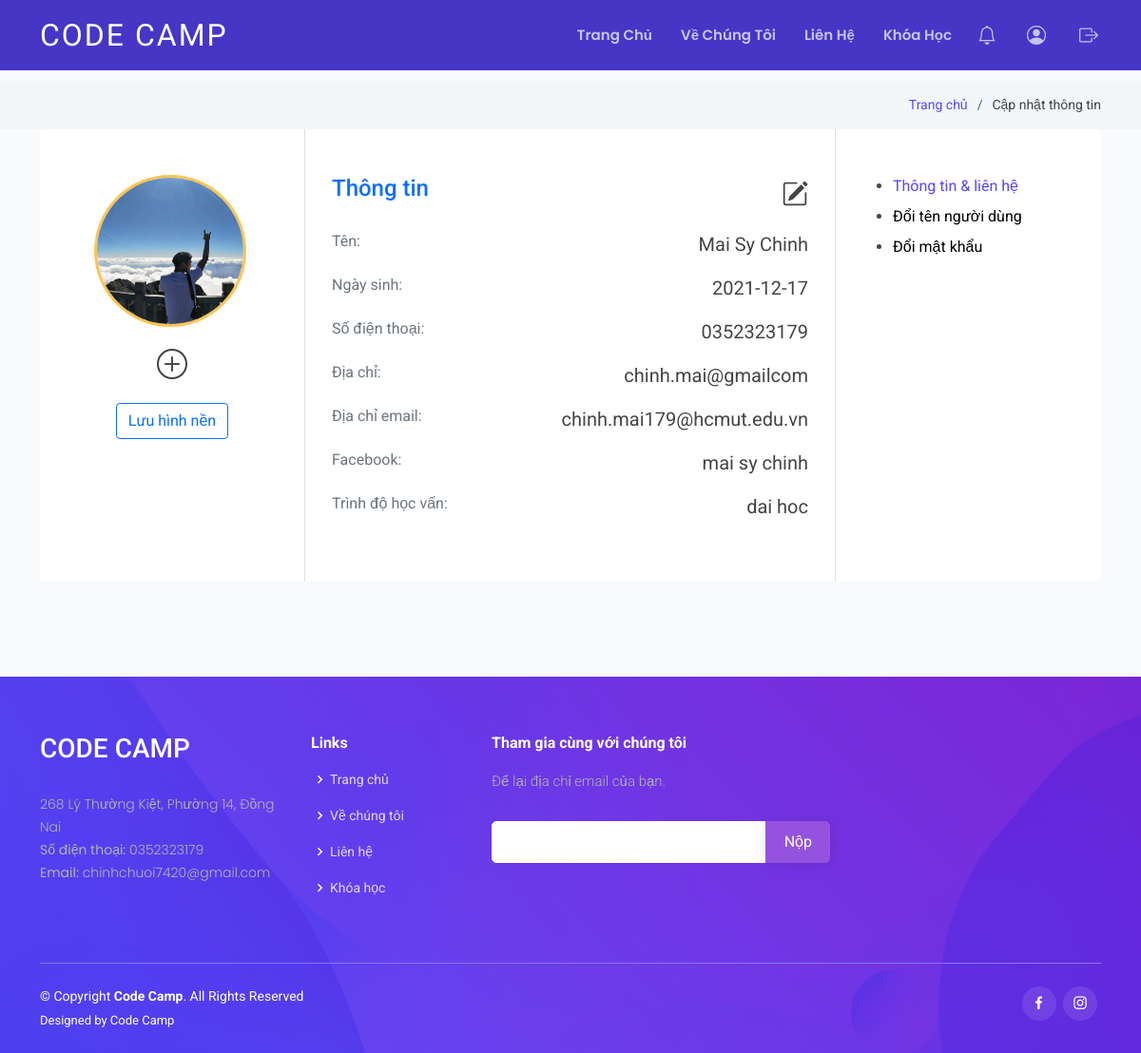
The page /UpdateInfo (signed in) on the database its author committed.
### tables this page shows
CREATE TABLE `infouser` (
  `id` int(11) NOT NULL,
  `userID` int(11) NOT NULL,
  `fullname` varchar(255) NOT NULL,
  `birthday` varchar(255) NOT NULL,
  `phonenumber` varchar(11) NOT NULL,
  `address` text NOT NULL,
  `facebook` varchar(255) NOT NULL,
  `grade` varchar(255) NOT NULL
);

CREATE TABLE `users` (
  `id` int(11) NOT NULL,
  `username` varchar(255) NOT NULL,
  `password` varchar(255) NOT NULL,
  `email` varchar(255) NOT NULL,
  `create_at` timestamp NOT NULL DEFAULT current_timestamp(),
  `token` varchar(255) NOT NULL,
  `tokenExpire` datetime DEFAULT NULL
);

CREATE TABLE `contact` (
  `id` int(11) NOT NULL,
  `address` varchar(255) NOT NULL,
  `email` varchar(255) NOT NULL,
  `phonenumber` varchar(255) NOT NULL
);

### mvc/core/Controller.php (called while the page is built, shortened)
<?php
class Controller{
    public function model($model){
        return new $model;
    }
    public function view($view, $data=[]){
        require_once "./mvc/views/".$view.".php";
    }
}
?>

### mvc/controllers/UpdateInfo.php (called while the page is built, shortened)
<?php
class UpdateInfo extends Controller{
    public $Model;
    public $data=['fullname'=>'','birthday'=>'','phonenumber'=>'','address'=>'','email'=>'','facebook'=>'','grade'=>'','img'=>''];
    public $username;
    public function __construct(){
        $this->Model = $this->model("updateInfoModel");
        $this->data['img']= BASEPATH ."public/assets/img/upload/placeholder.png";
    }
    function SayHi(){
        if(isset($_SESSION['username'])){
          $this->username = $_SESSION['username'];
          $this->Model->getInfo($_SESSION['userID']);
          if($row = mysqli_fetch_assoc($this->Model->result)){
            $this->data['fullname']=$row['fullname'];
            $this->data['birthday']=$row['birthday'];
            $this->data['phonenumber']=$row['phonenumber'];
            $this->data['address']=$row['address'];
            $this->data['email']=$row['email'];
            $this->data['facebook']=$row['facebook'];
            $this->data['grade']=$row['grade'];
          }
          $this->Model->getImage($_SESSION['userID']);
          if($row = mysqli_fetch_assoc($this->Model->result)){
            $this->data['img']= BASEPATH."public/assets/img/upload/".$row['image'];
          }
        }
        $this->view("header_footer", [
            "Page"=>"updateinfo",
            "isHome"=>false,
            "username"=>$this->username,
            "fullname"=>$this->data['fullname'],
            "birthday"=>$this->data['birthday'],
            "phonenumber"=>$this->data['phonenumber'],
            "address"=>$this->data['address'],
            "email"=>$this->data['email'],
            "facebook"=>$this->data['facebook'],
            "grade"=>$this->data['grade'],
            "img"=>$this->data['img']
        ]);
    }
}
?>

### mvc/core/App.php (called while the page is built, shortened)
<?php
class App{
    protected $action="SayHi";
    function __construct(){
        $arr=$this->UrlProcess();
        if( file_exists("./mvc/controllers/".$arr[0].".php") ){
            $this->controller = $arr[0];
            unset($arr[0]);
        }
        $this->controller = new $this->controller;
        $this->params = $arr?array_values($arr):[];
        call_user_func_array([$this->controller, $this->action], $this->params );
    }
    function UrlProcess(){
        if( isset($_GET["url"]) ){
            return explode("/", filter_var(trim($_GET["url"], "/")));
        }
    }
}
?>

### index.php (called while the page is built, shortened)
<?php
$myApp = new App();
?>

### mvc/core/DB.php (called while the page is built, shortened)
<?php
class DB{
    public $serverName="localhost";
    public $userName="root";
    public $dbPassword="";
    public $dbname="assignmentuser";
    function __construct(){
        $this->conn=mysqli_connect($this->serverName,$this->userName,$this->dbPassword,$this->dbname);
    }
}
?>

### mvc/models/updateInfoModel.php (called while the page is built, shortened)
<?php
    class updateInfoModel extends DB{
        public function getInfo($userID){
            $sql="SELECT infouser.fullname,infouser.birthday,infouser.phonenumber,infouser.address,users.email,infouser.facebook,infouser.grade FROM infouser INNER JOIN users ON infouser.userID = users.id WHERE infouser.userID=?";
            $stmt = mysqli_stmt_init($this->conn);
            if(!mysqli_stmt_prepare($stmt,$sql)){
                return false;
            }
            else{
                mysqli_stmt_bind_param($stmt,"s",$userID);
                mysqli_stmt_execute($stmt);
                $this->result= mysqli_stmt_get_result($stmt);
                return true;
            }
        }
    }
?>

### mvc/views/pages/updateinfo.php (the view, shortened to what this page needs)
<main id="main">
<section class="breadcrumbs">
    <div class="container">
        <div class="d-flex justify-content-between align-items-center">
            <ol>
                <li><a href="index.html">Trang chủ</a></li>
                <li>Cập nhật thông tin</li>
            </ol>
        </div>
    </div>
</section>
<section class="pt-0">
    <div class="container">
        <div class="container rounded bg-white">
            <div class="row">
                <div class="col-md-3 border-right">
                    <div class="d-flex flex-column align-items-center text-center p-3 py-5">
                            <div id="dropZone" class="">
                              <form action="<?php echo BASEPATH;?>UpdateInfo/SayHi" method="post" enctype="multipart/form-data">
                                  <div class="form-group ">
                                    <div class="avatar-large avatar-xl-large">
                                      <img src="<?php echo $data['img'] ?>" alt="user"  id="profileDisplay" class="avatar-img-large img-fluid rounded-circle">
                                    </div>
                                  </div>
                                  <div class="form-group">
                                    <i class="bi bi-plus-circle fs-2" onclick="triggerClick()" style="cursor: pointer"></i>
                                  </div>
                                  <div class="form-group">
                                    <button name="image" type="submit" class="btn btn-outline-primary saveAvatar">Lưu hình nền</button>
                                  </div>
                              </form>
                            </div>
                    </div>
                </div>
                <div class="col-md-6 border-right info-user-2">
                    <div class="p-3 py-5">
                        <div class="row d-flex justify-content-between align-item-center mb-3 ">
                            <h4 class="col-md-4 text-primary">Thông tin</h4>
                            <div class="col-md-4 text-end"><i style="cursor:pointer;" class="fs-3  bi bi-pencil-square" onclick="changeInfo()"></i></div>
                        </div>
                        <div class="row mt-3">
                            <div class="col-md-12 mb-3 d-flex justify-content-between">
                                <span class="text-secondary">Tên: </span><span id="updated-fullname" class="ms-5 fs-5"><?php echo $data['fullname'] ?></span>
                            </div>
                            <div class="col-md-12 mb-3 d-flex justify-content-between">
                              <span class="text-secondary">Ngày sinh: </span><span id="updated-birthday" class="ms-5 fs-5"><?php echo $data['birthday'] ?></span>
                            </div>
                            <div class="col-md-12 mb-3 d-flex justify-content-between">
                              <span class="text-secondary">Số điện thoại: </span><span id="updated-phonenumber" class="ms-5 fs-5"><?php echo $data['phonenumber'] ?></span>
                            </div>
                            <div class="col-md-12 mb-3 d-flex justify-content-between">
                              <span class="text-secondary">Địa chỉ: </span><span id="updated-address" class="ms-5 fs-5"><?php echo $data['address'] ?></span>
                            </div>
                            <div class="col-md-12 mb-3 d-flex justify-content-between">
                              <span class="text-secondary">Địa chỉ email: </span><span id="updated-email" class="ms-5 fs-5"><?php echo $data['email'] ?></span>
                            </div>
                            <div class="col-md-12 mb-3 d-flex justify-content-between">
                              <span class="text-secondary">Facebook: </span><span id="updated-facebook" class="ms-5 fs-5"><?php echo $data['facebook'] ?></span>
                            </div>
                            <div class="col-md-12 mb-3 d-flex justify-content-between">
                              <span class="text-secondary">Trình độ học vấn: </span><span id="updated-grade" class="ms-5 fs-5"><?php echo $data['grade'] ?></span>
                            </div>
                        </div>
                    </div>
                </div>
                <div class="col-md-3">
                    <div class="p-3 py-5">
                        <main id="layout-main" class="group">
                            <div id="layout-content" class="group">
                                <div id="content" class="group">
                                    <div class="zone zone-content">
                                        <div class="user--profile-left">
                                            <ul class="user--profile--list-function">
                                                <li class="active mb-2"><a href="<?php echo BASEPATH;?>UpdateInfo">Thông tin & liên hệ </a></li>
                                                <li class="mb-2"><a href="<?php echo BASEPATH;?>UpdateInfo/updateUsername" class="text-black">Đổi tên người dùng </a></li>
                                                <li class="mb-2"><a href="<?php echo BASEPATH;?>UpdateInfo/updatePass" class="text-black">Đổi mật khẩu</a></li>
                                            </ul>
                                        </div>
                                    </div>
                                </div>
                            </div>
                    </div>
                </div>
            </div>
        </div>
    </div>
</section>
</main>

### mvc/views/header_footer.php (shortened to what this page needs)
<!DOCTYPE html>
<html lang="en">
<head>
<link rel="stylesheet" href="https://cdn.jsdelivr.net/npm/bootstrap-icons@1.3.0/font/bootstrap-icons.css" />
<link rel="stylesheet" href="https://cdnjs.cloudflare.com/ajax/libs/font-awesome/6.0.0-beta2/css/all.min.css">
  <link rel="stylesheet" href="https://cdnjs.cloudflare.com/ajax/libs/font-awesome/5.15.1/css/all.min.css" />
    <link rel="stylesheet" href="https://maxcdn.bootstrapcdn.com/font-awesome/4.4.0/css/font-awesome.min.css" />
<link rel="stylesheet" href="https://stackpath.bootstrapcdn.com/bootstrap/4.4.1/css/bootstrap.min.css">
<link href= "<?php echo BASEPATH;?>public/assets/vendor/bootstrap/css/bootstrap.min.css" rel="stylesheet">
<link href="<?php echo BASEPATH;?>public/assets/vendor/bootstrap-icons/bootstrap-icons.css" rel="stylesheet">
<link href="<?php echo BASEPATH;?>public/assets/vendor/boxicons/css/boxicons.min.css" rel="stylesheet">
<link href="<?php echo BASEPATH;?>public/assets/vendor/swiper/swiper-bundle.min.css" rel="stylesheet">
<link rel="stylesheet" href="https://cdnjs.cloudflare.com/ajax/libs/font-awesome/6.0.0-beta2/css/all.min.css">
<link rel="stylesheet" href="<?php echo BASEPATH;?>public/assets/fonts/icomoon/style.css">
<link href="<?php echo BASEPATH;?>public/assets/css/style.css" rel="stylesheet" type="text/css">
</head>
<body>
<header id="header" class="fixed-top <?php echo $data['isHome']? "":"header-inner-pages"; ?>">
    <div class="container d-flex align-items-center justify-content-between">
      <h1 class="logo"><a href="<?php echo BASEPATH;?>Home">CODE CAMP</a></h1>
      <nav id="navbar" class="navbar">
        <ul>
          <li><a class="nav-link scrollto " href="Home">Trang Chủ</a></li>
          <li><a class="nav-link scrollto" href="Home#about">Về Chúng Tôi</a></li>
          <li><a class="nav-link scrollto" href="Home#contact">Liên Hệ</a></li>
          <li><a href="Course"><span>Khóa Học</span></a></li>
          <?php
          if($data['username']!=""){
            echo '
                <li><i class="bi bi-bell scrollto user"></i></li>
                <li class="dropdown">
                    <a href=" '.BASEPATH.'Info" ><i class="bi bi-person-circle scrollto user "></i></a>
                    <ul>
                        <li><a href="'.BASEPATH.'UpdateInfo">Thay đổi thông tin</a></li>
                    </ul>
                </li>
                <li>
                    <a href="'.BASEPATH.'Logout">
                        <i class="bi bi-box-arrow-right scrollto user">
                        </i>
                    </a>
                </li>
                </ul>';
          }
          else{
            echo '
            <li><a class="getstarted scrollto" href="'.BASEPATH.'Login">Đăng Nhập</a></li>
            <li><a class="getstarted scrollto" href="'.BASEPATH.'Signup">Đăng Ký</a></li>
            ';
          }
    ?>
      </nav>
    </div>
  </header>
<?php require_once "./mvc/views/pages/".$data['Page'].".php";?>
<footer id="footer">
<div class="footer-top">
<div class="container">
<div class="row">
<?php
    require_once "./mvc/core/DB.php";
    $db=new DB();
    $sql = "SELECT * FROM contact WHERE id=1";
    $res=mysqli_query($db->conn,$sql);
    $result=mysqli_fetch_assoc($res);
?>
  <div class="col-lg-3 col-md-6 footer-contact">
    <h3>Code Camp</h3>
    <p>
      <?php echo $result['address'] ?><br>
      <strong>Số điện thoại: </strong><?php echo $result['phonenumber'] ?><br>
      <strong>Email: </strong> <?php echo $result['email'] ?><br>
    </p>
  </div>
  <div class="col-lg-2 col-md-6 footer-links">
    <h4>Links</h4>
    <ul>
      <li><i class="bx bx-chevron-right"></i> <a href="<?php echo BASEPATH;?>Home">Trang chủ</a></li>
      <li><i class="bx bx-chevron-right"></i> <a href="<?php echo BASEPATH;?>Home#about">Về chúng tôi</a></li>
      <li><i class="bx bx-chevron-right"></i> <a href="<?php echo BASEPATH;?>Home#contact">Liên hệ</a></li>
      <li><i class="bx bx-chevron-right"></i> <a href="<?php echo BASEPATH;?>Course">Khóa học</a></li>
    </ul>
  </div>
  <div class="col-lg-4 col-md-6 footer-newsletter">
    <h4>Tham gia cùng với chúng tôi</h4>
    <p>Để lại địa chỉ email của bạn.</p>
    <form action="" method="post">
      <input type="email" name="email"><input type="submit" value="Nộp">
    </form>
  </div>
</div>
</div>
</div>
<div class="container">
<div class="copyright-wrap d-md-flex py-4">
<div class="me-md-auto text-center text-md-start">
  <div class="copyright">
    &copy; Copyright <strong><span>Code Camp</span></strong>. All Rights Reserved
  </div>
  <div class="credits">
    Designed by <a href="<?php echo BASEPATH;?>Home">Code Camp</a>
  </div>
</div>
<div class="social-links text-center text-md-right pt-3 pt-md-0">
  <a href="#" class="facebook"><i class="bx bxl-facebook"></i></a>
  <a href="#" class="instagram"><i class="bx bxl-instagram"></i></a>
</div>
</div>
</div>
</footer>
</body>
</html>

### rows shown on the page
infouser: fullname "Mai Sy Chinh", birthday "2021-12-17", phonenumber "0352323179", address "chinh.mai@gmailcom", userID.email "chinh.mai179@hcmut.edu.vn", facebook "mai sy chinh", grade "dai hoc"
contact: address "268 Lý Thường Kiệt, Phường 14, Đồng Nai", phonenumber "0352323179", email "chinhchuoi7420@gmail.com"
